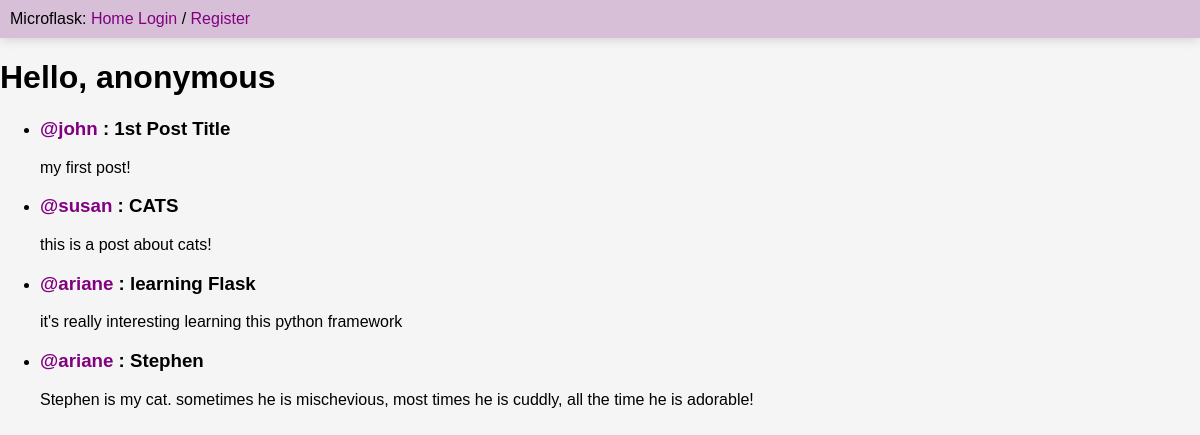
The page / on the database its author committed.
### app/models.py (models this page shows, shortened)
class Post(db.Model):
  id = db.Column(db.Integer, primary_key=True)
  title = db.Column(db.String(60))
  body = db.Column(db.String(140))
  timestamp = db.Column(db.DateTime, index=True, default=datetime.utcnow)
  user_id = db.Column(db.Integer, db.ForeignKey('user.id'))

class User(UserMixin, db.Model):
  id = db.Column(db.Integer, primary_key=True)
  username = db.Column(db.String(64), index=True, unique=True)
  email = db.Column(db.String(120), index=True, unique=True)
  password_hash = db.Column(db.String(128))
  posts = db.relationship('Post', backref='author', lazy='dynamic')
  about_me = db.Column(db.String(140))
  last_seen = db.Column(db.DateTime, default=datetime.utcnow)

### app/routes.py (the view)
@app.route('/')
def index():
  return render_template('index.html', title='Home', posts=Post.query.all())

### app/routes.py (called while the page is built)
@app.before_request
def before_request():
  if current_user.is_authenticated:
    current_user.last_seen = datetime.utcnow()
    db.session.commit()

### app/templates/index.html
{% extends 'layout.html' %}
{% block content %}
  <h1>Hello, {{ current_user.username or 'anonymous' }}</h1>
  <ul>
    {% for post in posts%}
      <li>
        <h3>
          <a href="{{ url_for('user', username=post.author.username) }}">
            @{{ post.author.username }}
          </a>
          : {{ post.title }}
        </h3>
        <span> {{ post.body }}</span>
      </li>
    {% endfor %}
  </ul>
{% endblock %}

### app/static/styles/global.css (style rules this page uses)
html, body { margin: 0; padding: 0; background-color: whitesmoke; font-family: Arial, sans-serif; }
a { text-decoration: none; color: purple; }

### rows shown on the page
Post: author.username "john", title "1st Post Title", body "my first post!"
Post: author.username "susan", title "CATS", body "this is a post about cats!"
Post: author.username "ariane", title "learning Flask", body "it's really interesting learning this python framework"
Post: author.username "ariane", title "Stephen", body "Stephen is my cat. sometimes he is mischevious, most times he is cuddly, all the time he is adorable!"

### other values the page prints
{{ current_user.username or 'anonymous' }} "anonymous"
